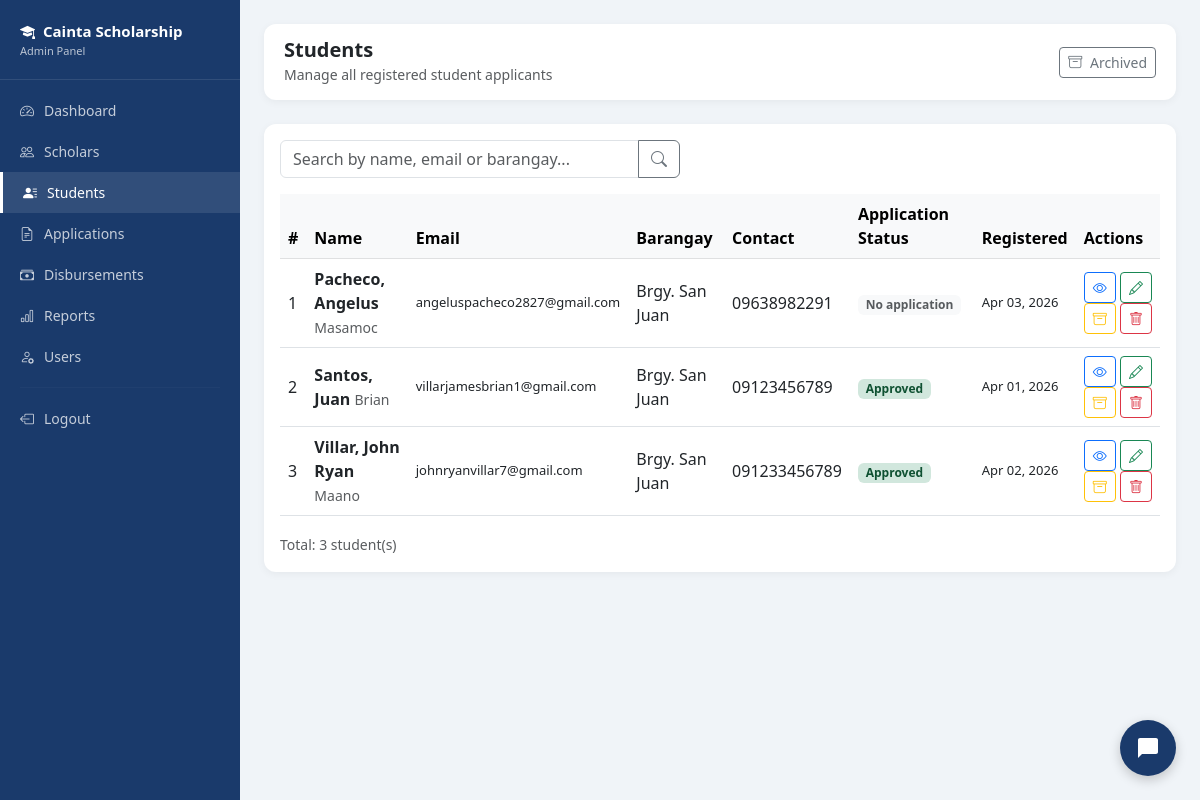
The page /admin/students.php (signed in) on the database as committed earlier.
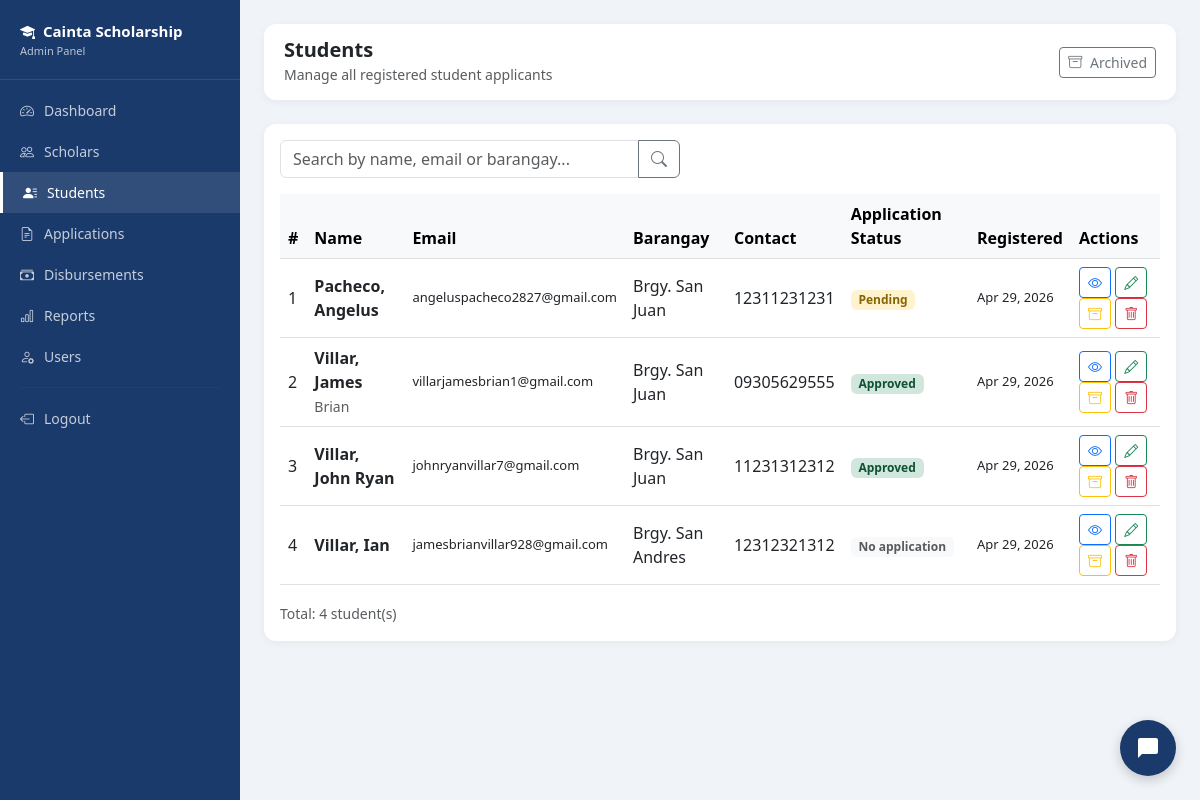
The same page on the database as committed later.
### tables this page shows
CREATE TABLE `students` (
  `student_id` int(11) NOT NULL,
  `first_name` varchar(50) NOT NULL,
  `last_name` varchar(50) NOT NULL,
  `middle_name` varchar(50) DEFAULT NULL,
  `email` varchar(100) NOT NULL,
  `password` varchar(255) NOT NULL,
  `contact_no` varchar(20) DEFAULT NULL,
  `address` text DEFAULT NULL,
  `barangay` varchar(100) DEFAULT NULL,
  `birthdate` date DEFAULT NULL,
  `gender` enum('Male','Female') DEFAULT NULL,
  `is_active` tinyint(4) DEFAULT 1,
  `created_at` timestamp NOT NULL DEFAULT current_timestamp(),
  `is_archived` tinyint(4) DEFAULT 0,
  `archived_at` timestamp NULL DEFAULT NULL,
  `archive_reason` varchar(255) DEFAULT NULL
);

### admin/students.php (the view, shortened to what this page needs)
<?php
require_once '../includes/db.php';
$search = $_GET['search'] ?? '';
if($search) {
    $stmt = $pdo->prepare("
        SELECT s.*,
        (SELECT status FROM applications WHERE scholar_id = s.student_id ORDER BY submitted_at DESC LIMIT 1) as app_status
        FROM students s
        WHERE s.is_archived=0 AND (s.first_name LIKE ? OR s.last_name LIKE ? OR s.email LIKE ? OR s.barangay LIKE ?)
        ORDER BY s.last_name ASC
    ");
    $stmt->execute(["%$search%", "%$search%", "%$search%", "%$search%"]);
} else {
    $stmt = $pdo->query("
        SELECT s.*,
        (SELECT status FROM applications WHERE scholar_id = s.student_id ORDER BY submitted_at DESC LIMIT 1) as app_status
        FROM students s
        WHERE s.is_archived=0
        ORDER BY s.last_name ASC
    ");
}
$students = $stmt->fetchAll();
?>
<!DOCTYPE html>
<html lang="en">
<head>
    <link href="https://cdn.jsdelivr.net/npm/bootstrap@5.3.0/dist/css/bootstrap.min.css" rel="stylesheet">
    <link href="https://cdn.jsdelivr.net/npm/bootstrap-icons@1.10.0/font/bootstrap-icons.css" rel="stylesheet">
</head>
<body>
<div class="sidebar">
    <div class="sidebar-brand">
        <i class="bi bi-mortarboard-fill me-2"></i>Cainta Scholarship
        <small>Admin Panel</small>
    </div>
    <nav>
        <a href="dashboard.php" class="nav-link"><i class="bi bi-speedometer2"></i> Dashboard</a>
        <a href="scholars.php" class="nav-link"><i class="bi bi-people"></i> Scholars</a>
        <a href="students.php" class="nav-link active"><i class="bi bi-person-lines-fill"></i> Students</a>
        <a href="applications.php" class="nav-link"><i class="bi bi-file-earmark-text"></i> Applications</a>
        <a href="disbursements.php" class="nav-link"><i class="bi bi-cash-stack"></i> Disbursements</a>
        <a href="reports.php" class="nav-link"><i class="bi bi-bar-chart"></i> Reports</a>
        <a href="users.php" class="nav-link"><i class="bi bi-person-gear"></i> Users</a>
        <hr style="border-color: rgba(255,255,255,0.1); margin: 10px 20px;">
        <a href="../logout.php" class="nav-link"><i class="bi bi-box-arrow-left"></i> Logout</a>
    </nav>
</div>
<div class="main-content">
    <div class="topbar">
        <div>
            <h5 class="mb-0 fw-bold">Students</h5>
            <small class="text-muted">Manage all registered student applicants</small>
        </div>
        <div class="d-flex gap-2">
            <a href="archived_students.php" class="btn btn-outline-secondary btn-sm">
                <i class="bi bi-archive me-1"></i> Archived
            </a>
        </div>
    </div>
    <div class="card">
        <div class="card-body">
            <form method="GET" class="mb-3">
                <div class="input-group" style="max-width: 400px;">
                    <input type="text" name="search" class="form-control"
                            placeholder="Search by name, email or barangay..."
                            value="<?= htmlspecialchars($search) ?>">
                    <button class="btn btn-outline-secondary" type="submit">
                        <i class="bi bi-search"></i>
                    </button>
                </div>
            </form>
            <div class="table-responsive">
                <table class="table table-hover align-middle">
                    <thead class="table-light">
                        <tr>
                            <th>#</th>
                            <th>Name</th>
                            <th>Email</th>
                            <th>Barangay</th>
                            <th>Contact</th>
                            <th>Application Status</th>
                            <th>Registered</th>
                            <th>Actions</th>
                        </tr>
                    </thead>
                    <tbody>
                        <?php if(empty($students)): ?>
                        <tr>
                            <td colspan="8" class="text-center text-muted py-4">
                                <i class="bi bi-people fs-3 d-block mb-2"></i>
                                No students found.
                            </td>
                        </tr>
                        <?php else: ?>
                        <?php foreach($students as $i => $s): ?>
                        <tr>
                            <td><?= $i + 1 ?></td>
                            <td>
                                <strong><?= htmlspecialchars($s['last_name'] . ', ' . $s['first_name']) ?></strong>
                                <?php if($s['middle_name']): ?>
                                <small class="text-muted"><?= htmlspecialchars($s['middle_name']) ?></small>
                                <?php endif; ?>
                            </td>
                            <td style="font-size:13px;"><?= htmlspecialchars($s['email']) ?></td>
                            <td><?= htmlspecialchars($s['barangay']) ?></td>
                            <td><?= htmlspecialchars($s['contact_no']) ?></td>
                            <td>
                                <?php if($s['app_status']): ?>
                                <span class="badge badge-<?= $s['app_status'] ?>">
                                    <?= ucfirst(str_replace('_', ' ', $s['app_status'])) ?>
                                </span>
                                <?php else: ?>
                                <span class="badge bg-light text-muted">No application</span>
                                <?php endif; ?>
                            </td>
                            <td style="font-size:13px;"><?= date('M d, Y', strtotime($s['created_at'])) ?></td>
                            <td>
                                <button class="btn btn-sm btn-outline-primary"
                                    onclick="viewStudent(<?= htmlspecialchars(json_encode($s)) ?>)">
                                    <i class="bi bi-eye"></i>
                                </button>
                                <a href="edit_student.php?id=<?= $s['student_id'] ?>"
                                    class="btn btn-sm btn-outline-success">
                                    <i class="bi bi-pencil"></i>
                                </a>
                                <button class="btn btn-sm btn-outline-warning"
                                    onclick="archiveStudent(<?= $s['student_id'] ?>, '<?= htmlspecialchars($s['first_name'] . ' ' . $s['last_name']) ?>')">
                                    <i class="bi bi-archive"></i>
                                </button>
                                <a href="students.php?delete=<?= $s['student_id'] ?>"
                                    class="btn btn-sm btn-outline-danger"
                                    onclick="return confirm('Permanently delete this student?')">
                                    <i class="bi bi-trash"></i>
                                </a>
                            </td>
                        </tr>
                        <?php endforeach; ?>
                        <?php endif; ?>
                    </tbody>
                </table>
            </div>
            <small class="text-muted">Total: <?= count($students) ?> student(s)</small>
        </div>
    </div>
</div>
<?php include '../chatbot_widget.php'; ?>
</body>
</html>

### chatbot_widget.php (shortened to what this page needs)
<div id="chatbot-container" style="position: fixed; bottom: 24px; right: 24px; z-index: 9999; font-family: 'Segoe UI', sans-serif;">
    <div id="chat-btn" onclick="toggleChat()" style="
        width: 56px; height: 56px; border-radius: 50%; background: #1A3A6B;
        display: flex; align-items: center; justify-content: center;
        cursor: pointer; box-shadow: 0 4px 12px rgba(0,0,0,0.2);
        transition: transform 0.2s;">
        <svg width="24" height="24" viewBox="0 0 24 24" fill="none" xmlns="http://www.w3.org/2000/svg">
            <path d="M20 2H4C2.9 2 2 2.9 2 4V22L6 18H20C21.1 18 22 17.1 22 16V4C22 2.9 21.1 2 20 2Z" fill="white"/>
        </svg>
    </div>
</div>

### admin/students.php (style rules this page uses)
body { font-family: 'Segoe UI', sans-serif; background: #f0f4f8; }
.sidebar { width: 240px; min-height: 100vh; background: #1A3A6B; position: fixed; top: 0; left: 0; padding-top: 20px; z-index: 100; }
.sidebar-brand { color: white; font-size: 15px; font-weight: 600; padding: 0 20px 20px; border-bottom: 1px solid rgba(255,255,255,0.1); margin-bottom: 10px; }
.sidebar-brand small { display: block; font-size: 11px; opacity: 0.7; font-weight: 400; }
.nav-link { color: rgba(255,255,255,0.75); padding: 10px 20px; font-size: 14px; display: flex; align-items: center; gap: 10px; }
.nav-link:hover, .nav-link.active { color: white; background: rgba(255,255,255,0.1); border-left: 3px solid #fff; }
.main-content { margin-left: 240px; padding: 24px; }
.topbar { background: white; border-radius: 12px; padding: 14px 20px; margin-bottom: 24px; display: flex; justify-content: space-between; align-items: center; box-shadow: 0 2px 8px rgba(0,0,0,0.05); }
.card { border: none; border-radius: 12px; box-shadow: 0 2px 8px rgba(0,0,0,0.05); }
.badge-pending { background: #fff3cd; color: #856404; }
.badge-approved { background: #d1e7dd; color: #0f5132; }

Rows that differ between the two databases and show on the page:
removed students: last_name+first_name "Santos, Juan", middle_name "Brian", email "villarjamesbrian1@gmail.com", barangay "Brgy. San Juan", contact_no "09123456789", app_status "Approved", created_at "Apr 01, 2026"
changed students "Pacheco, Angelus": contact_no "09638982291" → "12311231231"; app_status (not shown) → "Pending"; created_at "Apr 03, 2026" → "Apr 29, 2026"; middle_name "Masamoc" → (not shown)
added students: last_name+first_name "Villar, James", middle_name "Brian", email "villarjamesbrian1@gmail.com", barangay "Brgy. San Juan", contact_no "09305629555", app_status "Approved", created_at "Apr 29, 2026"
changed students "Villar, John Ryan": contact_no "091233456789" → "11231312312"; created_at "Apr 02, 2026" → "Apr 29, 2026"; middle_name "Maano" → (not shown)
added students: last_name+first_name "Villar, Ian", email "jamesbrianvillar928@gmail.com", barangay "Brgy. San Andres", contact_no "12312321312", shows "No application", created_at "Apr 29, 2026"
Other text that changed with them:
count($students): "3" → "4"
